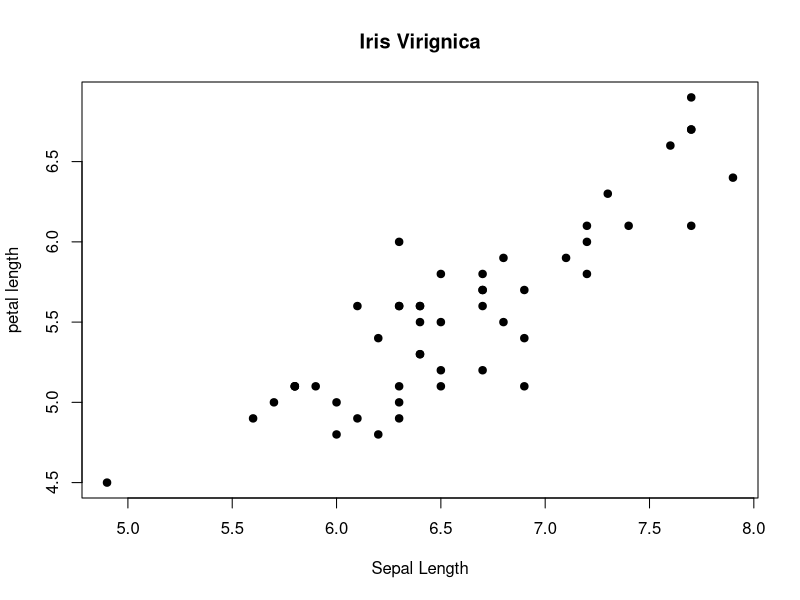
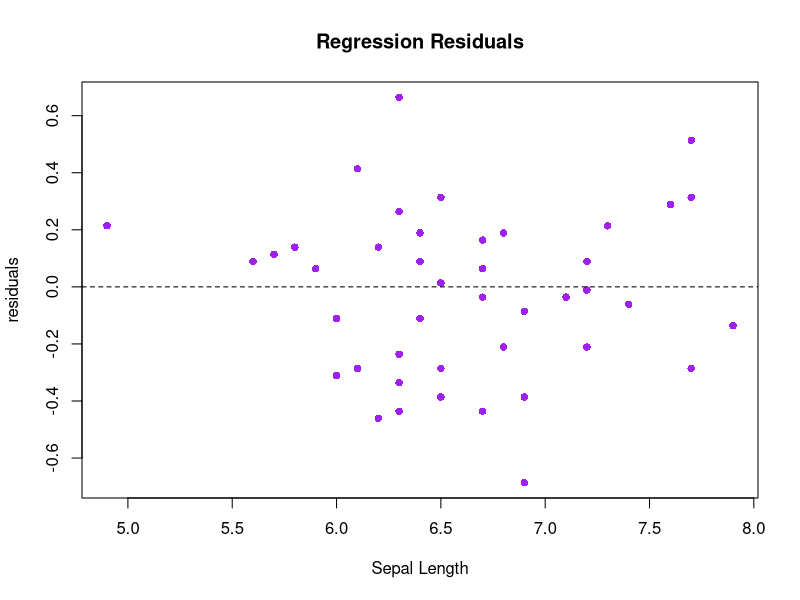
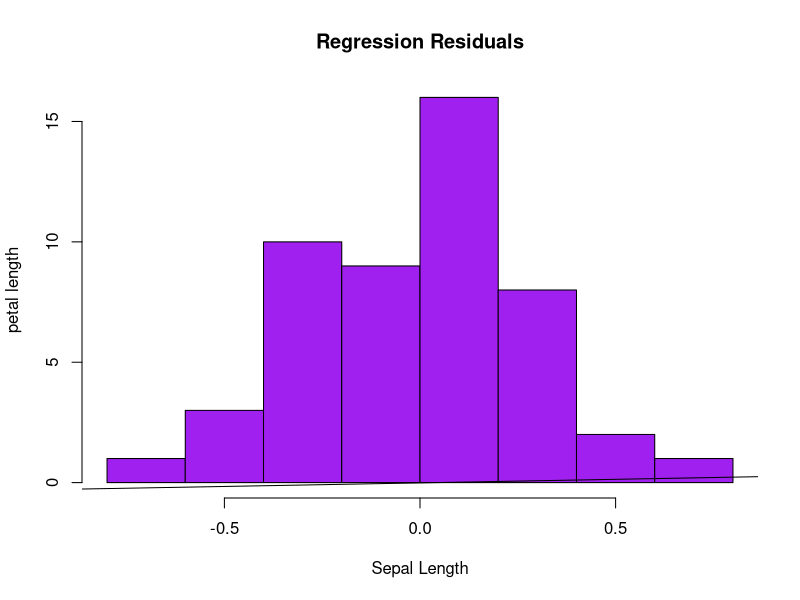

The R source for these figures, in order:
#import the Iris Data Set
flower <- iris[iris$Species == "virginica",]

#plot the scatter plot
plot(flower$Sepal.Length, flower$Petal.Length, pch = 19,
     xlab = "Sepal Length", ylab = "petal length",
     main="Iris Virignica")

#look at a linear model fit
fit <- lm(flower$Petal.Length~flower$Sepal.Length)

#information about the repgression 
summary(fit)

#plot the residuals
plot(flower$Sepal.Length, summary(fit)$residuals, pch = 16,
     xlab = "Sepal Length", ylab = "residuals",
     main="Regression Residuals", col = "purple")

#add horizontal line for reference
abline(h=0, lty = "dashed")

#create histogram
hist(summary(fit)$residuals, pch = 16,
     xlab = "Sepal Length", ylab = "petal length",
     main="Regression Residuals", col = "purple")

#shapiro test
shapiro.test(summary(fit)$residuals)

#add distribution line
qqline(summary(fit)$residuals, datax = FALSE, distribution = qnorm, 
               probs = c(0.25, .75), qtype = 7, pch = 16)
